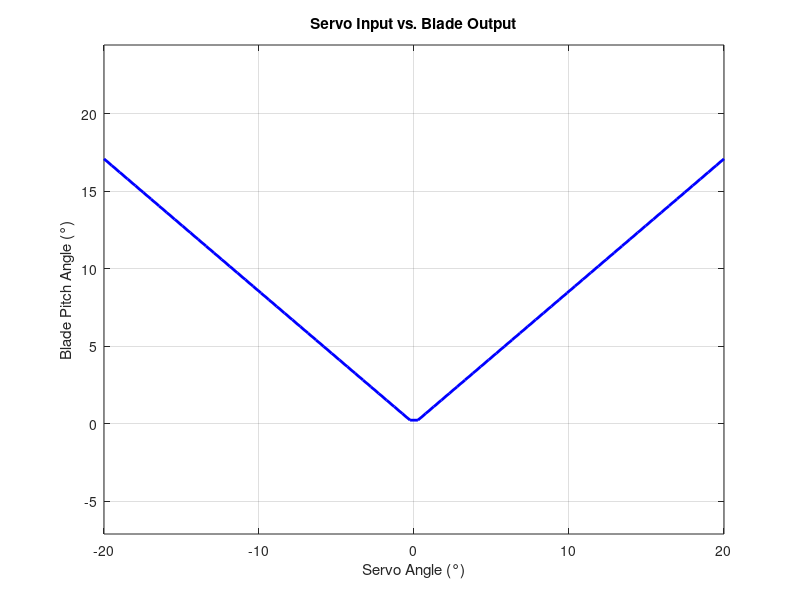

Source code (MATLAB):
clc; clear variables; close all;

% Define system parameters
L_s = 3; % Servo arm length (cm)
L_l = 8; % Linkage length (cm)
L_b = 3; % Blade control horn length (cm)

theta_s = linspace(-20, 20, 80); % Servo angle range (degrees)
theta_s = deg2rad(theta_s); % Convert to radians

% Solve for blade pitch angle theta_b
theta_b = acos(((L_s .* cos(theta_s) + L_l).^2 + L_b^2 - L_l^2) ./ (2 * L_b * (L_s .* cos(theta_s) + L_l)));

% Convert back to degrees
theta_s = rad2deg(theta_s);
theta_b = rad2deg(theta_b);

% Plot the relationship
figure;
plot(theta_s, theta_b, 'b', 'LineWidth', 2);
xlabel('Servo Angle (°)');
ylabel('Blade Pitch Angle (°)');
title('Servo Input vs. Blade Output');
grid on;
axis equal;
